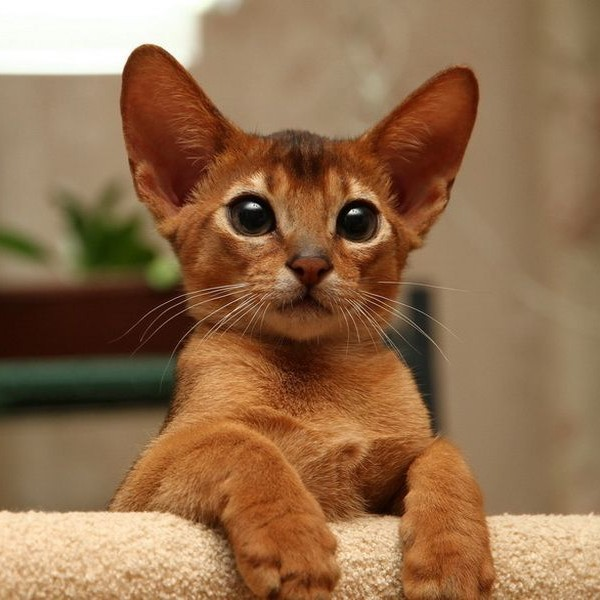
#> input picture 4 семестр/Частотки/Лаб.работа 6/sources/cat.jpg, 600 x 600 px, found by its file name
$ python -i task_1.py   (imports and definitions only)
#> lines starting #> are read from the running program, lines starting #| are printed output that depends on the picture
import os

import matplotlib.image as img
import numpy as np

from .drawer import drawer


def fft(image):
    image_copy = np.copy(image)
    image_r = np.fft.fftshift(np.fft.fft2(image_copy[:, :, 0]))
    image_g = np.fft.fftshift(np.fft.fft2(image_copy[:, :, 1]))
    image_b = np.fft.fftshift(np.fft.fft2(image_copy[:, :, 2]))
    fourier_image = np.stack([image_r, image_g, image_b], axis=2)
    return fourier_image


def ifft(image, angle, log_max):
    fourier_image = np.exp(1j * angle) * (np.exp(image * log_max) - 1)

    photo_r = np.fft.ifft2(np.fft.ifftshift(fourier_image[:, :, 0]))
    photo_g = np.fft.ifft2(np.fft.ifftshift(fourier_image[:, :, 1]))
    photo_b = np.fft.ifft2(np.fft.ifftshift(fourier_image[:, :, 2]))
    restored_photo = np.stack([photo_r, photo_g, photo_b], axis=2)
    restored_photo = np.clip(restored_photo, 0, 1)
    return restored_photo.real


def task(filename: str):
#> called with filename = '../sources/cat.jpg'
    os.makedirs('sources/1first', exist_ok=True)
    os.chdir('sources/1first')

    image = img.imread(f'../{filename}')
#> image is the input picture: shape (600, 600, 3); mean R, G, B 145.9, 110.1, 77.4
    fft_image = fft(image)

    fft_abs = np.abs(fft_image)
    fft_log = np.log(fft_abs + 1)
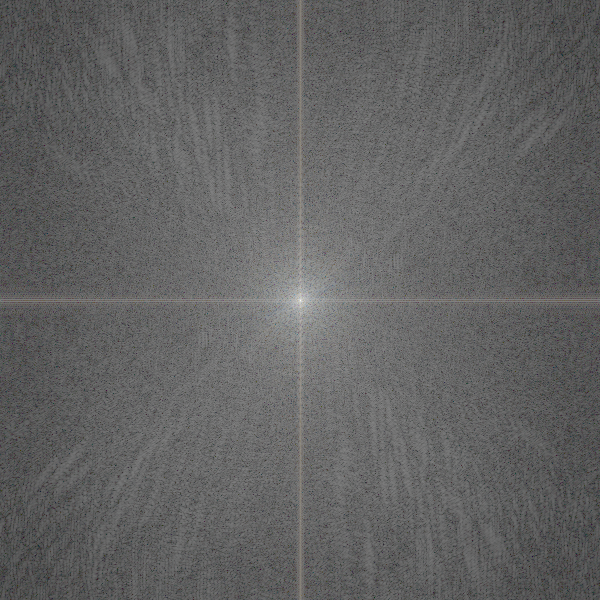
#> fft_log: shape (600, 600, 3) float64; mean of channels 0, 1, 2 7.97, 7.97, 7.97; drawn with min black and max white
    fft_log_max = np.max(fft_log)
#> fft_log_max = 17.78
    fft_log /= fft_log_max

#> (the run stopped early here; a loop or call above may not have finished)
